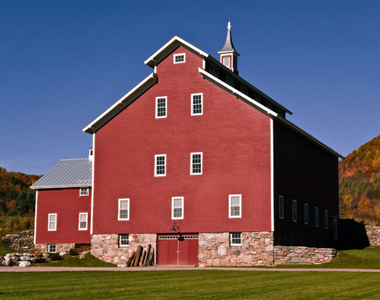
#> input picture individual/umair/Images/Image4.jpg, 380 x 300 px, found by its file name
$ python scale_adaptive_harris.py
#> lines starting #> are read from the running program, lines starting #| are printed output that depends on the picture; after the words box and inside, x2 and y2 are one past the last pixel; in counts of white or black regions, pixels touching at a corner belong together
import numpy as np
import cv2 as cv
import os

# ----------------------------
# Paths
# ----------------------------
input_image_path = "Images/image4.jpg"
images_dir = "Images"
results_dir = "results"

os.makedirs(images_dir, exist_ok=True)
os.makedirs(results_dir, exist_ok=True)

img = cv.imread(input_image_path)
#> img is the input picture: shape (300, 380, 3); mean B, G, R 97.4, 87.1, 104
if img is None:
    raise FileNotFoundError(f"Image not found at {input_image_path}")

H, W = img.shape[:2]

# ----------------------------
# Harris Corner Detection (Scale-Adaptive)
# ----------------------------
def apply_harris(bgr_img: np.ndarray, scale_factor: float = 1.0) -> np.ndarray:
    """
    Apply Harris corner detection with scale-adaptive parameters.

    Args:
        bgr_img: Input BGR image
        scale_factor: Scale factor applied to the image (e.g., 4.0 for 4x zoom in, 0.5 for 2x zoom out)

    Returns:
        Image with detected corners marked (red: centroid, green: refined)
    """
    out = bgr_img.copy()

    gray = cv.cvtColor(out, cv.COLOR_BGR2GRAY)
    gray_f = np.float32(gray)

    # Scale-adaptive parameters: increase block size and kernel size with scale
    # This ensures fewer corners are detected when scaling up (as expected)
    block_size = max(2, int(2 * scale_factor))
    ksize = max(3, int(3 * scale_factor))
    if ksize % 2 == 0:  # ksize must be odd for Sobel operator
        ksize += 1

    print(f"Scale: {scale_factor:.2f} | blockSize: {block_size} | ksize: {ksize}")

    dst = cv.cornerHarris(gray_f, block_size, ksize, 0.04)
    dst = cv.dilate(dst, None)

    _, dst_thr = cv.threshold(dst, 0.01 * dst.max(), 255, 0)
    dst_thr = np.uint8(dst_thr)

    _, labels, stats, centroids = cv.connectedComponentsWithStats(dst_thr)

    criteria = (cv.TERM_CRITERIA_EPS + cv.TERM_CRITERIA_MAX_ITER, 100, 0.001)
    corners = cv.cornerSubPix(gray_f, np.float32(centroids), (5, 5), (-1, -1), criteria)

    centroids_i = np.int32(centroids)
    corners_i = np.int32(corners)

    print(f"Detected corners: {len(centroids_i)}")

    for i in range(len(centroids_i)):
        cv.circle(out, tuple(centroids_i[i]), 2, (0, 0, 255), -1)  # red: centroid
        cv.circle(out, tuple(corners_i[i]), 2, (0, 255, 0), -1)    # green: refined

    return out

# ----------------------------
# Utility: center crop to (H, W)
# ----------------------------
def center_crop(bgr_img: np.ndarray, target_h: int, target_w: int) -> np.ndarray:
#> called with target_h = 300, target_w = 380
    h, w = bgr_img.shape[:2]
    if h < target_h or w < target_w:
        raise ValueError("Cannot center-crop because image is smaller than target size.")

    y0 = (h - target_h) // 2
    x0 = (w - target_w) // 2
    return bgr_img[y0:y0 + target_h, x0:x0 + target_w]

# ----------------------------
# Utility: pad to (H, W) (for zoom-out)
# ----------------------------
def pad_to_size(bgr_img: np.ndarray, target_h: int, target_w: int,
                border_type=cv.BORDER_CONSTANT, value=(0, 0, 0)) -> np.ndarray:
#> called with target_h = 300, target_w = 380, border_type = 0, value = (0, 0, 0)
    h, w = bgr_img.shape[:2]
    if h > target_h or w > target_w:
        raise ValueError("Cannot pad because image is larger than target size. Crop instead.")

    top = (target_h - h) // 2
    bottom = target_h - h - top
    left = (target_w - w) // 2
    right = target_w - w - left

    return cv.copyMakeBorder(bgr_img, top, bottom, left, right, border_type, value=value)

# ----------------------------
# Same-size Zoom In (scale up then crop)
# ----------------------------
def zoom_in_same_size(bgr_img: np.ndarray, scale: float, target_h: int, target_w: int) -> np.ndarray:
    if scale <= 1.0:
        raise ValueError("zoom_in_same_size requires scale > 1.0")

    interp = cv.INTER_CUBIC
    scaled = cv.resize(bgr_img, None, fx=scale, fy=scale, interpolation=interp)
    return center_crop(scaled, target_h, target_w)

# ----------------------------
# Same-size Zoom Out (scale down then pad)
# ----------------------------
def zoom_out_same_size(bgr_img: np.ndarray, scale: float, target_h: int, target_w: int) -> np.ndarray:
    if scale >= 1.0:
        raise ValueError("zoom_out_same_size requires scale < 1.0")

    interp = cv.INTER_AREA
    scaled = cv.resize(bgr_img, None, fx=scale, fy=scale, interpolation=interp)

    # You MUST pad to keep same size; "cut excess" is not applicable here because it's smaller.
    # Choose border type: CONSTANT (black), REPLICATE, REFLECT, etc.
    return pad_to_size(scaled, target_h, target_w, border_type=cv.BORDER_CONSTANT, value=(0, 0, 0))

# ----------------------------
# Same-size Rotate (rotate in-place, then crop to original size automatically)
# ----------------------------
def rotate_same_size(bgr_img: np.ndarray, angle_deg: float) -> np.ndarray:
#> called with angle_deg = 30
    h, w = bgr_img.shape[:2]
    center = (w / 2.0, h / 2.0)
    M = cv.getRotationMatrix2D(center, angle_deg, 1.0)

    # warpAffine output size is SAME (w, h) -> corners may be clipped (as you requested: cut excess)
    rotated = cv.warpAffine(
        bgr_img, M, (w, h),
        flags=cv.INTER_LINEAR,
        borderMode=cv.BORDER_REPLICATE
    )
    return rotated

# ----------------------------
# Create transformed images (SAME SIZE as original)
# ----------------------------
print("\n=== Creating Transformed Images ===")
scale_up_img = zoom_in_same_size(img, scale=4.0, target_h=H, target_w=W)     # zoom in, crop excess
scale_down_img = zoom_out_same_size(img, scale=0.5, target_h=H, target_w=W)  # zoom out, pad to size
rotated_img = rotate_same_size(img, angle_deg=30)                            # rotate, cut excess

# ----------------------------
# Save transformed images (Images folder)
# ----------------------------
cv.imwrite(os.path.join(images_dir, "scale_up_img1.jpg"), scale_up_img)
cv.imwrite(os.path.join(images_dir, "scale_down_img1.jpg"), scale_down_img)
cv.imwrite(os.path.join(images_dir, "rotatted_img1.jpg"), rotated_img)

# ----------------------------
# Apply Harris on transformed images WITH SCALE FACTORS
# ----------------------------
print("\n=== Applying Harris Corner Detection ===")
print("\n--- Original Image (scale=1.0) ---")
harris_original = apply_harris(img, scale_factor=1.0)
#> in apply_harris, `_, dst_thr = cv.threshold(dst, 0.01 * dst.max(), 255, 0)`:
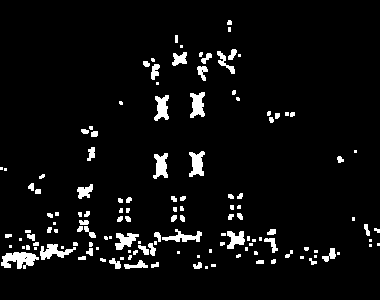
#> dst_thr: shape (300, 380) float32; 5.3% white; 135 white regions (67 under 20 px), largest, box (x1, y1, x2, y2) and area: (1, 252, 39, 269) 415, (40, 244, 76, 260) 282, (190, 92, 205, 118) 272
#> in apply_harris, `_, labels, stats, centroids = cv.connectedComponentsWithStats(dst_thr)`: stats = 136 rows, first 6: [0, 0, 380, 300, 108006], [227, 20, 5, 5, 22], [228, 27, 3, 5, 15], [175, 35, 3, 8, 24], [180, 45, 3, 3, 9], [228, 49, 9, 11, 60]; centroids = 136 pairs, first value 1 to 378, second value 22.23 to 267
#> in apply_harris, `corners = cv.cornerSubPix(gray_f, np.float32(centroids), (5, 5), (-1, ..`: corners = 136 pairs, first value 1 to 378, second value 20.77 to 268.1
#> in apply_harris, `centroids_i = np.int32(centroids)`: centroids_i = 136 pairs, first value 1 to 378, second value 22 to 267
#> in apply_harris, `corners_i = np.int32(corners)`: corners_i = 136 pairs, first value 1 to 378, second value 20 to 268
#| Detected corners: 136
#> the loop in apply_harris, `for i in range(len(centroids_i)):` made 136 passes

print("\n--- Scaled Up Image (scale=4.0) ---")
harris_scale_up = apply_harris(scale_up_img, scale_factor=4.0)
#> call 2 of apply_harris, with scale_factor = 4
#> in apply_harris (call 2), `_, labels, stats, centroids = cv.connectedComponentsWithStats(dst_thr)`: stats = [[0, 0, 380, 300, 106695], [48, 0, 52, 28, 713], [190, 0, 26, 17, 247], [228, 0, 17, 13, 156], [188, 155, 56, 60, 1935], [44, 163, 55, 98, 3052], [188, 215, 55, 39, 1202]]; centroids = [[192.7, 147.6], [73.24, 12.71], [201.3, 6.72], [236.4, 5.46], [216.8, 186.5], [72.47, 211.7], [216.2, 233]]
#> in apply_harris (call 2), `criteria = (cv.TERM_CRITERIA_EPS + cv.TERM_CRITERIA_MAX_ITER, 100, 0.0..`: criteria = (3, 100, 0.001)
#> in apply_harris (call 2), `corners = cv.cornerSubPix(gray_f, np.float32(centroids), (5, 5), (-1, ..`: corners = [[192.7, 147.6], [75.88, 14.42], [203.1, 4.32], [239.9, 8.28], [215.5, 183.4], [71.32, 212.5], [216.2, 233]]
#> in apply_harris (call 2), `centroids_i = np.int32(centroids)`: centroids_i = [[192, 147], [73, 12], [201, 6], [236, 5], [216, 186], [72, 211], [216, 232]]
#> in apply_harris (call 2), `corners_i = np.int32(corners)`: corners_i = [[192, 147], [75, 14], [203, 4], [239, 8], [215, 183], [71, 212], [216, 232]]
#| Detected corners: 7
#> the loop in apply_harris (call 2), `for i in range(len(centroids_i)):` made 7 passes
#> after the loop in apply_harris (call 2), `for i in range(len(centroids_i)):`:
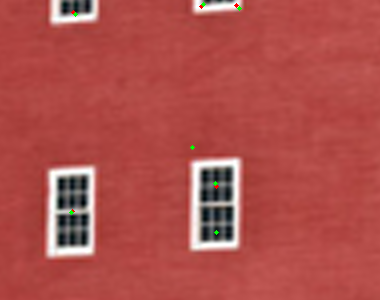
#> out: shape (300, 380, 3); mean B, G, R 75, 78.9, 174.4

print("\n--- Scaled Down Image (scale=0.5) ---")
harris_scale_down = apply_harris(scale_down_img, scale_factor=0.5)
#> call 3 of apply_harris, with scale_factor = 0.5
#> in apply_harris (call 3), `_, labels, stats, centroids = cv.connectedComponentsWithStats(dst_thr)`:
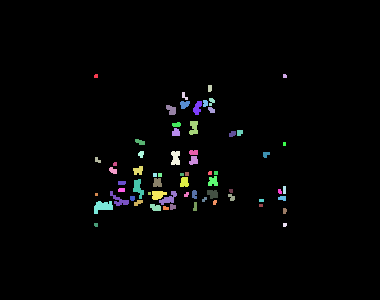
#> labels: shape (300, 380) int32; 66 distinct labels, from 0 to 65; one colour per label, 0 black
#> in apply_harris (call 3), `_, labels, stats, centroids = cv.connectedComponentsWithStats(dst_thr)`: stats = 66 rows, first 6: [0, 0, 380, 300, 111318], [94, 74, 4, 4, 15], [283, 74, 4, 4, 15], [208, 85, 4, 7, 27], [182, 92, 6, 8, 27], [209, 98, 6, 8, 32]; centroids = 66 pairs, first value 95.6 to 284.4, second value 75.6 to 224.4
#> in apply_harris (call 3), `corners = cv.cornerSubPix(gray_f, np.float32(centroids), (5, 5), (-1, ..`: corners = 66 pairs, first value 94.53 to 284.6, second value 74.55 to 224.4
#> in apply_harris (call 3), `centroids_i = np.int32(centroids)`: centroids_i = 66 pairs, first value 95 to 284, second value 75 to 224
#> in apply_harris (call 3), `corners_i = np.int32(corners)`: corners_i = 66 pairs, first value 94 to 284, second value 74 to 224
#| Detected corners: 66
#> the loop in apply_harris (call 3), `for i in range(len(centroids_i)):` made 66 passes
#> after the loop in apply_harris (call 3), `for i in range(len(centroids_i)):`:
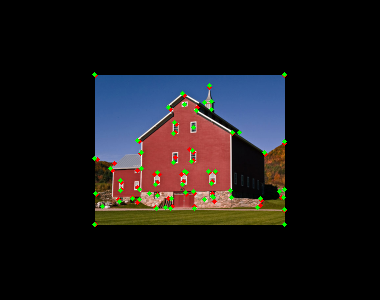
#> out: shape (300, 380, 3); mean B, G, R 23.3, 22.5, 25.6

print("\n--- Rotated Image (scale=1.0) ---")
harris_rotated = apply_harris(rotated_img, scale_factor=1.0)
#> call 4 of apply_harris, with scale_factor = 1
#> in apply_harris (call 4), `dst = cv.dilate(dst, None)`:
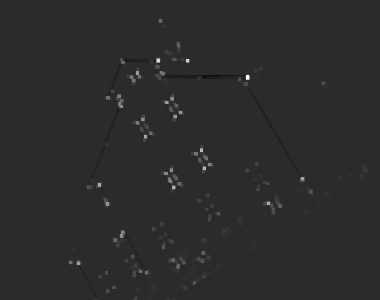
#> dst: shape (300, 380) float32; min -16193776, max 79669656, mean 326531.2; drawn with min black and max white
#> in apply_harris (call 4), `_, labels, stats, centroids = cv.connectedComponentsWithStats(dst_thr)`:
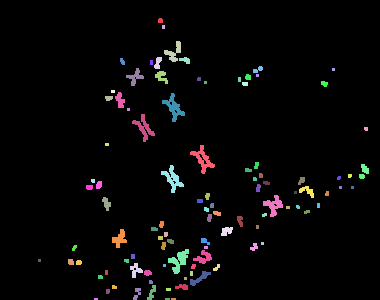
#> labels: shape (300, 380) int32; 103 distinct labels, from 0 to 102; one colour per label, 0 black
#> in apply_harris (call 4), `_, labels, stats, centroids = cv.connectedComponentsWithStats(dst_thr)`: stats = 103 rows, first 6: [0, 0, 380, 300, 109437], [158, 18, 5, 5, 23], [162, 25, 3, 4, 12], [164, 41, 17, 21, 149], [154, 57, 8, 12, 62], [179, 57, 11, 7, 49]; centroids = 103 pairs, first value 39 to 365.6, second value 20.17 to 298.5
#> in apply_harris (call 4), `corners = cv.cornerSubPix(gray_f, np.float32(centroids), (5, 5), (-1, ..`: corners = 103 pairs, first value 41.88 to 365.1, second value 18.56 to 298.5
#> in apply_harris (call 4), `centroids_i = np.int32(centroids)`: centroids_i = 103 pairs, first value 39 to 365, second value 20 to 298
#> in apply_harris (call 4), `corners_i = np.int32(corners)`: corners_i = 103 pairs, first value 41 to 365, second value 18 to 298
#| Detected corners: 103
#> the loop in apply_harris (call 4), `for i in range(len(centroids_i)):` made 103 passes
#> after the loop in apply_harris (call 4), `for i in range(len(centroids_i)):`:
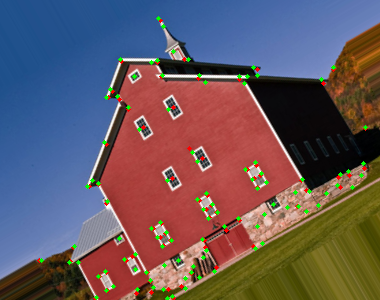
#> out: shape (300, 380, 3); mean B, G, R 94.5, 88, 102.7

# ----------------------------
# Save results (results folder)
# ----------------------------
cv.imwrite(os.path.join(results_dir, "original_img1.jpg"), harris_original)
cv.imwrite(os.path.join(results_dir, "scale_up_img1.jpg"), harris_scale_up)
cv.imwrite(os.path.join(results_dir, "scale_down_img1.jpg"), harris_scale_down)
cv.imwrite(os.path.join(results_dir, "rotatted_img1.jpg"), harris_rotated)

print("\n=== Complete ===")
print("Transformed images saved in Images/")
print("Harris results saved in results/")

$ run again, with individual/umair/Images/Image2.jpg copied over individual/umair/Images/Image4.jpg
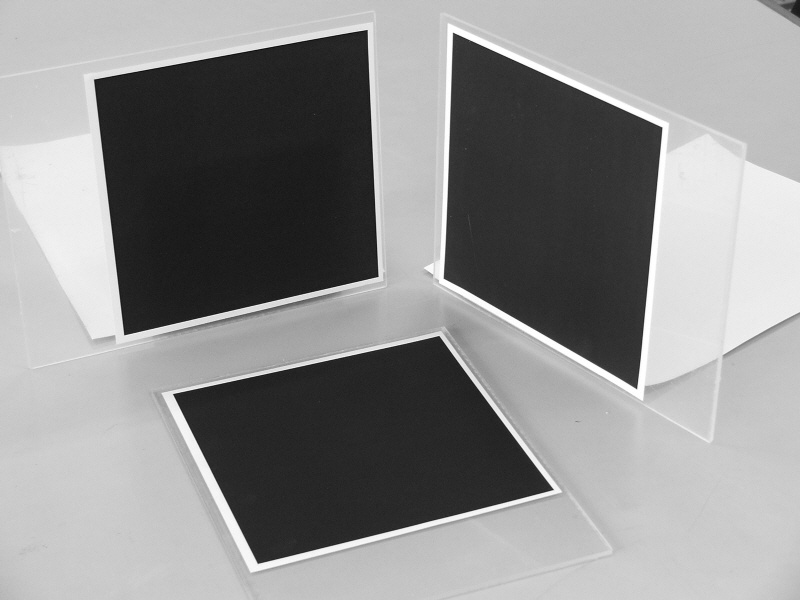
#> input picture individual/umair/Images/Image2.jpg, 800 x 600 px, found by its file name
#> img is the input picture: shape (600, 800, 3); min 9, max 255, mean 143.6
#> labels: shape (600, 800) int32; 16 distinct labels, from 0 to 15
#> stats = 16 rows, first 6: [0, 0, 800, 600, 479745], [790, 11, 3, 3, 9], [365, 29, 5, 4, 19], [452, 31, 4, 6, 23], [93, 78, 4, 5, 19], [660, 126, 5, 4, 18]; centroids = 16 rows, first 8: [399.5, 299.5], [791, 12], [367.1, 30.58], [453.6, 33.39], [94.58, 79.89], [662, 127.7], [378.1, 276.4], [433, 275]
#> corners = 16 rows, first 8: [399.3, 298.1], [789.9, 10.93], [367.1, 29.48], [452.5, 32.1], [93.54, 79.26], [661.9, 127.2], [378.2, 276.3], [433.5, 275.2]
#> centroids_i = 16 rows, first 8: [399, 299], [791, 12], [367, 30], [453, 33], [94, 79], [662, 127], [378, 276], [433, 275]
#> corners_i = 16 rows, first 8: [399, 298], [789, 10], [367, 29], [452, 32], [93, 79], [661, 127], [378, 276], [433, 275]
#| Detected corners: 16
#> the loop in apply_harris, `for i in range(len(centroids_i)):` made 16 passes
#> in apply_harris (call 2), `_, dst_thr = cv.threshold(dst, 0.01 * dst.max(), 255, 0)`:
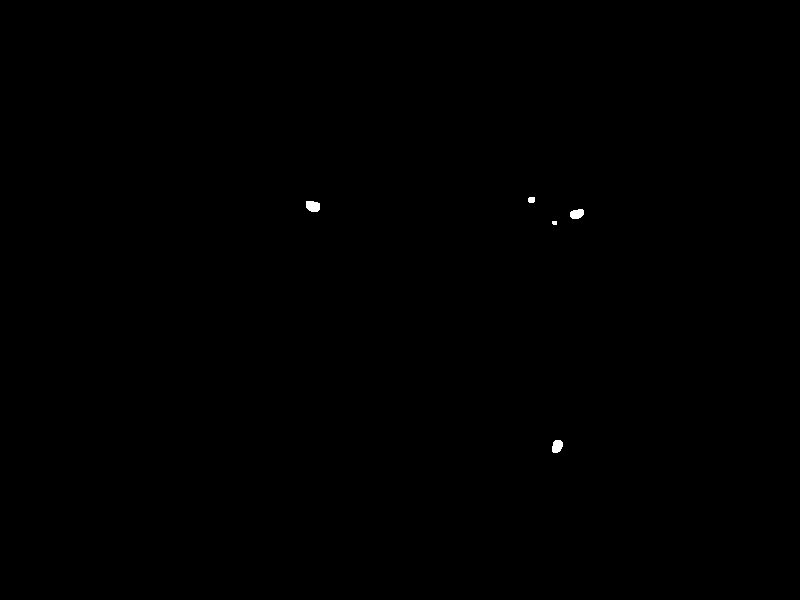
#> dst_thr: shape (600, 800) float32; 0.09% white; 5 white regions (1 under 20 px), largest, box (x1, y1, x2, y2) and area: (306, 201, 320, 212) 132, (552, 440, 563, 453) 116, (570, 209, 584, 219) 113, (528, 197, 535, 203) 39
#> labels: shape (600, 800) int32; 6 distinct labels, from 0 to 5
#> stats = [[0, 0, 800, 600, 479581], [528, 197, 7, 6, 39], [306, 201, 14, 11, 132], [570, 209, 14, 10, 113], [552, 221, 5, 4, 19], [552, 440, 11, 13, 116]]; centroids = [[399.4, 299.5], [531.1, 199.4], [312.5, 205.8], [576.5, 213.5], [554.1, 222.4], [556.8, 445.9]]
#> criteria = (3, 100, 0.001)
#> corners = [[399.4, 299.5], [530.5, 196.6], [314.3, 206.5], [574.8, 214.3], [555.9, 221.3], [557.1, 443.5]]
#> centroids_i = [[399, 299], [531, 199], [312, 205], [576, 213], [554, 222], [556, 445]]
#> corners_i = [[399, 299], [530, 196], [314, 206], [574, 214], [555, 221], [557, 443]]
#| Detected corners: 6
#> the loop in apply_harris (call 2), `for i in range(len(centroids_i)):` made 6 passes
#> labels: shape (600, 800) int32; 19 distinct labels, from 0 to 18
#> stats = 19 rows, first 6: [0, 0, 800, 600, 479688], [199, 149, 4, 4, 16], [596, 150, 4, 3, 12], [598, 158, 3, 7, 21], [382, 164, 4, 4, 16], [425, 165, 5, 5, 22]; centroids = 19 rows, first 8: [399.5, 299.5], [200.5, 150.5], [597.5, 151], [599, 161], [383.5, 165.5], [427.1, 167.1], [247.5, 190.5], [530.5, 214]
#> corners = 19 rows, first 8: [399.5, 299.5], [199.6, 149.6], [597.4, 149.6], [599.5, 161.5], [383.4, 164.5], [425.9, 165.4], [246.5, 189.4], [530.8, 213.4]
#> centroids_i = 19 rows, first 8: [399, 299], [200, 150], [597, 151], [599, 161], [383, 165], [427, 167], [247, 190], [530, 214]
#> corners_i = 19 rows, first 8: [399, 299], [199, 149], [597, 149], [599, 161], [383, 164], [425, 165], [246, 189], [530, 213]
#| Detected corners: 19
#> labels: shape (600, 800) int32; 15 distinct labels, from 0 to 14
#> stats = 15 rows, first 6: [0, 0, 800, 600, 479738], [539, 19, 4, 4, 16], [311, 41, 5, 4, 19], [235, 81, 4, 6, 23], [647, 257, 5, 5, 23], [426, 258, 4, 4, 15]; centroids = 15 rows, first 8: [399.5, 299.5], [540.5, 20.5], [312.9, 42.58], [236.6, 83.61], [649, 258.8], [427.4, 259.4], [25.39, 262.6], [369.2, 290.7]
#> corners = 15 rows, first 8: [399.5, 299.5], [540.3, 19.29], [311.5, 41.96], [236.3, 82.23], [649.3, 258.6], [426.5, 259.6], [24.17, 262], [369.3, 290.4]
#> centroids_i = 15 rows, first 8: [399, 299], [540, 20], [312, 42], [236, 83], [649, 258], [427, 259], [25, 262], [369, 290]
#> corners_i = 15 rows, first 8: [399, 299], [540, 19], [311, 41], [236, 82], [649, 258], [426, 259], [24, 261], [369, 290]
#| Detected corners: 15
#> the loop in apply_harris (call 4), `for i in range(len(centroids_i)):` made 15 passes
#> after the loop in apply_harris (call 4), `for i in range(len(centroids_i)):`:
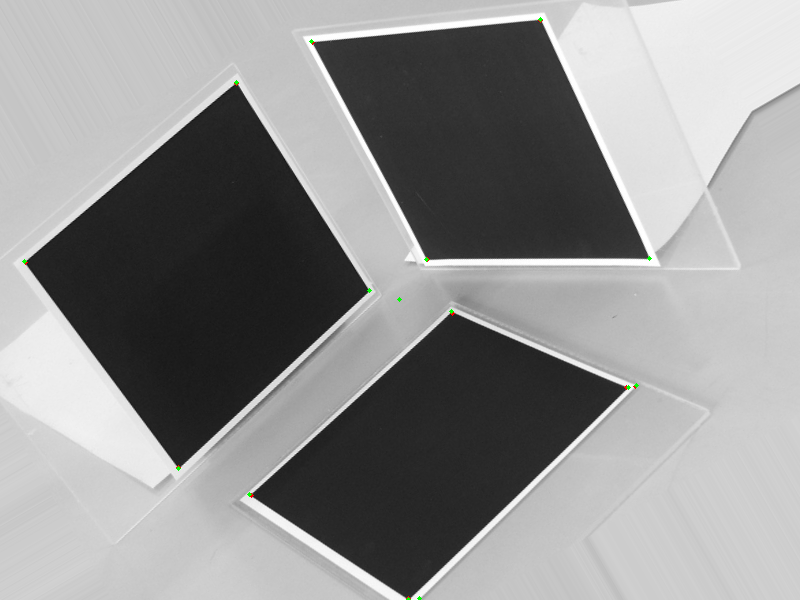
#> out: shape (600, 800, 3); mean B, G, R 144.7, 144.8, 144.7
